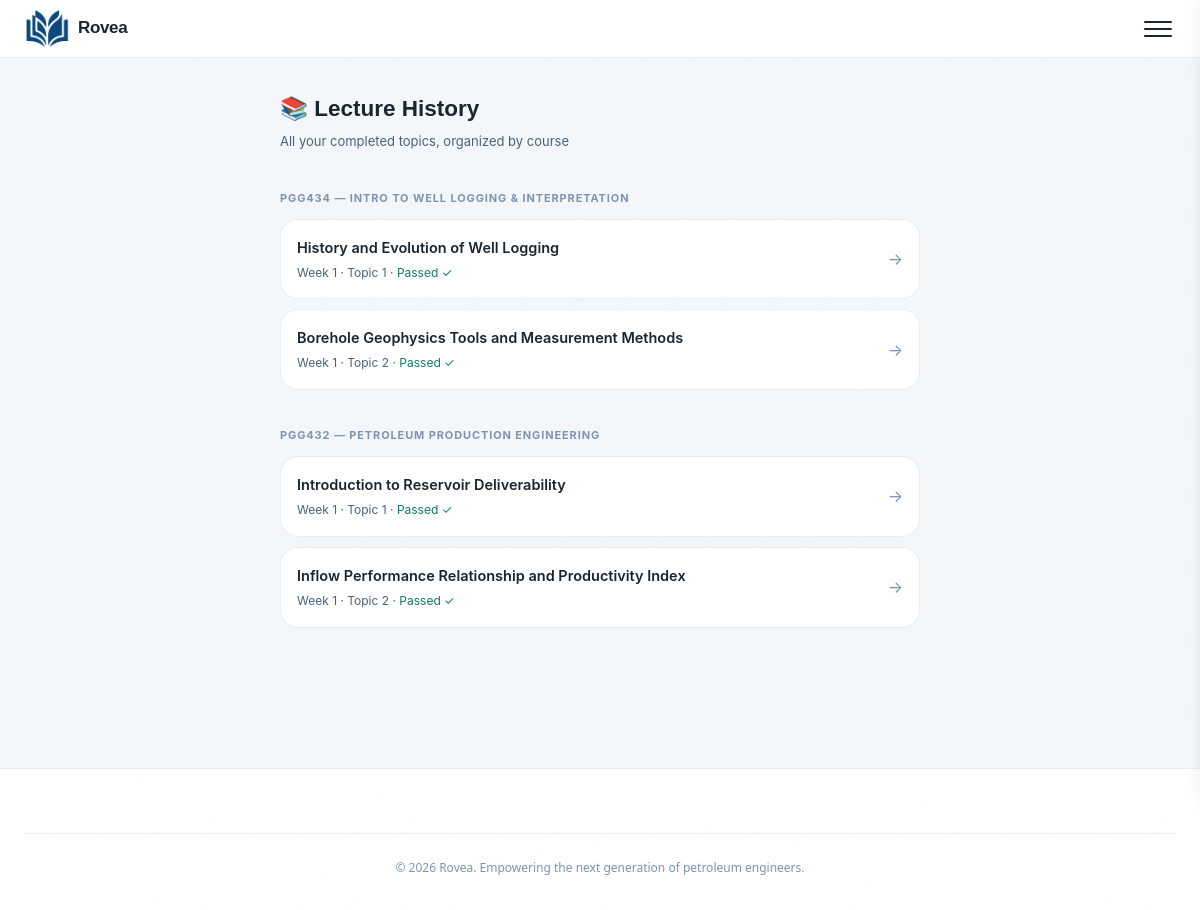
The app's page /history/ (signed in) with its own data.
### core/models.py (models this page shows, shortened)
class Session(models.Model):
    student = models.ForeignKey(StudentProfile, on_delete=models.CASCADE, related_name="sessions")
    course_code = models.CharField(max_length=10)
    course_title = models.CharField(max_length=100)
    week_number = models.IntegerField(default=1)
    topics = models.JSONField(default=list)
    current_topic_index = models.IntegerField(default=0)
    is_complete = models.BooleanField(default=False)
    xp_earned = models.IntegerField(default=0)
    started_at = models.DateTimeField(auto_now_add=True)
    completed_at = models.DateTimeField(null=True, blank=True)
    class Meta:
        ordering = ["-started_at"]

class TopicSession(models.Model):
    session = models.ForeignKey(Session, on_delete=models.CASCADE, related_name="topic_sessions")
    topic_name = models.CharField(max_length=200)
    topic_index = models.IntegerField(default=0)
    intro_content = models.TextField(blank=True)
    lecture_content = models.TextField(blank=True)
    chunks = models.JSONField(default=list)
    current_chunk_index = models.IntegerField(default=0)
    quiz_question = models.TextField(blank=True)
    quiz_options = models.JSONField(default=list)
    correct_answer_index = models.IntegerField(default=0)
    quiz_explanation = models.TextField(blank=True)
    student_answer_index = models.IntegerField(null=True, blank=True)
    passed_quiz = models.BooleanField(default=False)
    xp_earned = models.IntegerField(default=0)
    is_complete = models.BooleanField(default=False)
    completed_at = models.DateTimeField(null=True, blank=True)
    class Meta:
        ordering = ["topic_index"]

### core/views.py (the view)
# urls.py: path("history/", views.history_view, name="history"),
@login_required
def history_view(request):
    if not hasattr(request.user, "profile"):
        return redirect("onboarding")
    profile = request.user.profile
    topic_sessions = TopicSession.objects.filter(
        session__student=profile,
        is_complete=True
    ).select_related("session").order_by("-session__started_at", "topic_index")
    history_by_course = {}
    for ts in topic_sessions:
        code = ts.session.course_code
        title = ts.session.course_title
        if code not in history_by_course:
            history_by_course[code] = {"course_title": title, "topics": []}
        history_by_course[code]["topics"].append(ts)
    return render(request, "core/history.html", {
        "history_by_course": history_by_course,
    })

### templates/core/history.html (shortened to what this page needs)
{% extends "core/base.html" %}
{% block content %}
<div class="page-container">
  <h2 style="font-family:'Space Grotesk',sans-serif; margin-bottom:4px">📚 Lecture History</h2>
  <p style="font-size:13px; color:var(--text-secondary); margin-bottom:24px">All your completed topics, organized by course</p>
  {% if history_by_course %}
    {% for code, data in history_by_course.items %}
    <div style="margin-bottom:28px">
      <p class="section-label">{{ code }} — {{ data.course_title }}</p>
      <div class="course-list">
        {% for topic in data.topics %}
        <a href="{% url 'review' topic.id %}" class="course-pill">
          <div class="course-pill-left">
            <div class="course-info">
              <div class="course-name">{{ topic.topic_name }}</div>
              <div class="course-code">
                Week {{ topic.session.week_number }} · Topic {{ topic.topic_index|add:1 }}
                {% if topic.passed_quiz %}
                  · <span style="color:var(--green-text)">Passed ✓</span>
                {% else %}
                  · <span style="color:#F08080">Failed ✗</span>
                {% endif %}
              </div>
            </div>
          </div>
          <span class="arrow">→</span>
        </a>
        {% endfor %}
      </div>
    </div>
    {% endfor %}
  {% else %}
    <div class="done-card">
      <div class="done-emoji">📖</div>
      <div class="done-title">No lectures yet</div>
      <div class="done-sub">Complete your first topic to see it here.</div>
    </div>
  {% endif %}
</div>
{% endblock %}

### core/static/core/css/main.css (style rules this page uses)
:root, [data-theme="dark"] { --navy: #0D1B2A; --navy-mid: #132236; --navy-card: #1A2E42; --navy-raised: #1F3650; --border: rgba(255,255,255,0.08); --border-accent: rgba(245,166,35,0.35); --amber: #F5A623; --amber-dark: #D4891A; --amber-glow: rgba(245,166,35,0.15); --teal: #1A9E7A; --teal-dark: #0F7059; --teal-glow: rgba(26,158,122,0.15); --red-soft: #E05252; --red-glow: rgba(224,82,82,0.12); --text: #F0EDE6; --text-secondary: #8FA5BC; --text-muted: #5A7290; --green: #1A9E7A; --green-dark: #0F7059; --green-light: rgba(26,158,122,0.15); --green-text: #4ECBA5; --radius-sm: 8px; --radius-md: 12px; --radius-lg: 18px; --radius-xl: 24px; --shadow-card: 0 2px 16px rgba(0,0,0,0.35); --shadow-glow-amber: 0 0 0 1px rgba(245,166,35,0.3), 0 4px 24px rgba(245,166,35,0.1); --shadow-glow-teal: 0 0 0 1px rgba(26,158,122,0.3), 0 4px 24px rgba(26,158,122,0.1); --linear-today: linear-gradient(135deg, #13273d 0%, #0c1f33 100%); --grid-line-color: rgba(255,255,255,0.012); --nav-bg: rgba(13,27,42,0.85); }
[data-theme="light"] { --navy: #F4F7FA; --navy-mid: #E4EBF2; --navy-card: #FFFFFF; --navy-raised: #F0F4F8; --border: rgba(13,27,42,0.08); --border-accent: rgba(214,130,10,0.25); --amber: #E68A00; --amber-dark: #B36B00; --amber-glow: rgba(230,138,0,0.08); --teal: #147D60; --teal-dark: #0A4D3C; --teal-glow: rgba(20,125,96,0.08); --text: #1A2530; --text-secondary: #4A607A; --text-muted: #7E94B0; --green-text: #107C5E; --shadow-card: 0 4px 20px rgba(13,27,42,0.06); --shadow-glow-amber: 0 0 0 1px rgba(230,138,0,0.2), 0 4px 20px rgba(230,138,0,0.06); --shadow-glow-teal: 0 0 0 1px rgba(20,125,96,0.2), 0 4px 20px rgba(20,125,96,0.06); --linear-today: linear-gradient(135deg, #FFF6E6 0%, #FFFDF9 100%); --grid-line-color: rgba(13,27,42,0.008); --nav-bg: #FFFFFF; }
*, *::before, *::after { box-sizing: border-box; margin: 0; padding: 0; }
html { scroll-behavior: smooth; }
body, .navbar, .nav-drawer, .stat-card, .today-card, .course-pill, .session-row, .btn, input, select { transition: background 0.25s cubic-bezier(0.4, 0, 0.2, 1), background-color 0.25s cubic-bezier(0.4, 0, 0.2, 1), border-color 0.25s cubic-bezier(0.4, 0, 0.2, 1), color 0.25s cubic-bezier(0.4, 0, 0.2, 1), box-shadow 0.25s cubic-bezier(0.4, 0, 0.2, 1); }
.section-label { animation: fadeInUp 0.4s cubic-bezier(0.16, 1, 0.3, 1) both; animation-delay: 0.1s; }
.course-list { animation: fadeInUp 0.4s cubic-bezier(0.16, 1, 0.3, 1) both; animation-delay: 0.15s; }
.course-pill { transition: transform 0.2s cubic-bezier(0.4, 0, 0.2, 1), background-color 0.2s, border-color 0.2s, box-shadow 0.2s !important; }
body { font-family: 'Poppins', -apple-system, BlinkMacSystemFont, "Segoe UI", sans-serif; background: var(--navy); color: var(--text); font-size: 15px; line-height: 1.65; min-height: 100vh; }
body::before { content: ''; position: fixed; inset: 0; background-image: repeating-linear-gradient( -55deg, transparent, transparent 40px, var(--grid-line-color) 40px, var(--grid-line-color) 41px ); pointer-events: none; z-index: 0; }
a { color: var(--amber); text-decoration: none; transition: color 0.15s; }
.page-container { max-width: 680px; margin: 0 auto; padding: 2rem 1.25rem; }
.section-label { font-size: 11px; font-weight: 700; color: var(--text-muted); text-transform: uppercase; letter-spacing: 0.08em; margin-bottom: 12px; margin-top: 2.25rem; }
.course-list { display: flex; flex-direction: column; gap: 10px; }
.course-pill { display: flex; align-items: center; justify-content: space-between; padding: 16px; background: var(--navy-card); border: 1px solid var(--border); border-radius: var(--radius-lg); transition: all 0.2s cubic-bezier(0.4, 0, 0.2, 1); color: var(--text); }
.course-name { font-size: 14.5px; font-weight: 600; color: var(--text); }
.course-code { font-size: 12px; color: var(--text-secondary); margin-top: 3px; }
.arrow { color: var(--text-muted); font-size: 16px; transition: transform 0.15s, color 0.15s; }

### records on screen
Session: history_by_course "PGG434", course_title "INTRO TO WELL LOGGING & INTERPRETATION"
TopicSession: topic_name "History and Evolution of Well Logging", session.week_number "1", topic_index|add "1", passed_quiz "Passed ✓"
TopicSession: topic_name "Borehole Geophysics Tools and Measurement Methods", session.week_number "1", topic_index|add "2", passed_quiz "Passed ✓"
Session: history_by_course "PGG432", course_title "PETROLEUM PRODUCTION ENGINEERING"
TopicSession: topic_name "Introduction to Reservoir Deliverability", session.week_number "1", topic_index|add "1", passed_quiz "Passed ✓"
TopicSession: topic_name "Inflow Performance Relationship and Productivity Index", session.week_number "1", topic_index|add "2", passed_quiz "Passed ✓"
